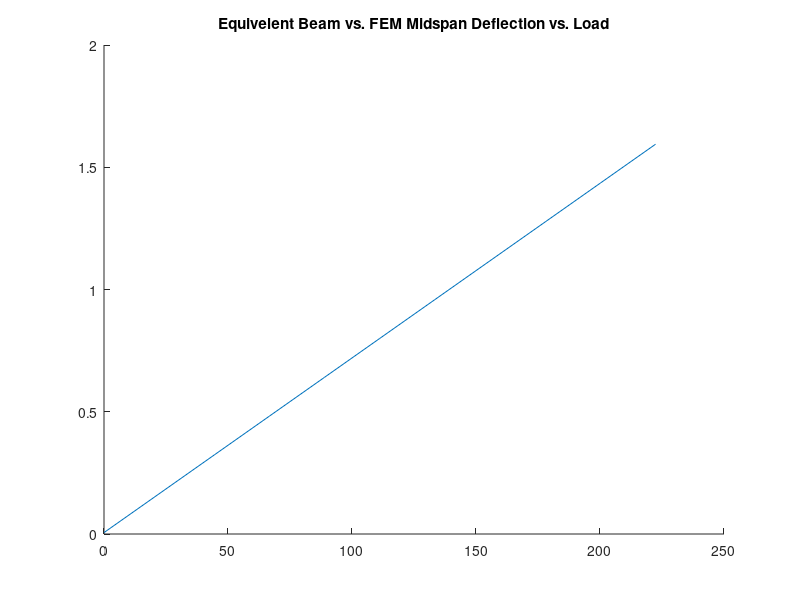

The MATLAB source for this figure: (Note: this script raises an error after producing the figure.)
close all;

n = 11;
L = 2;
E = 68*10^9;
I = 2.059 *10^-6;
P = linspace(0,222.4,n);
v = zeros(1,n-1);


for i = 1:n
    v(i) = (1/(E*I)) * ( ( (P(i) * L^3) / 8) - 55.6*L);
    v(i) = v(i) * 10^3 +0.8;
end

figure()
hold on
title('Equivelent Beam vs. FEM Midspan Deflection vs. Load')
plot(P, v);
plot(FEM(1,:),FEM(2,:));
grid on
legend('EQ Beam', "FEM")
xlabel('Load [N]')
ylabel('Deflection [mm]')
hold off
